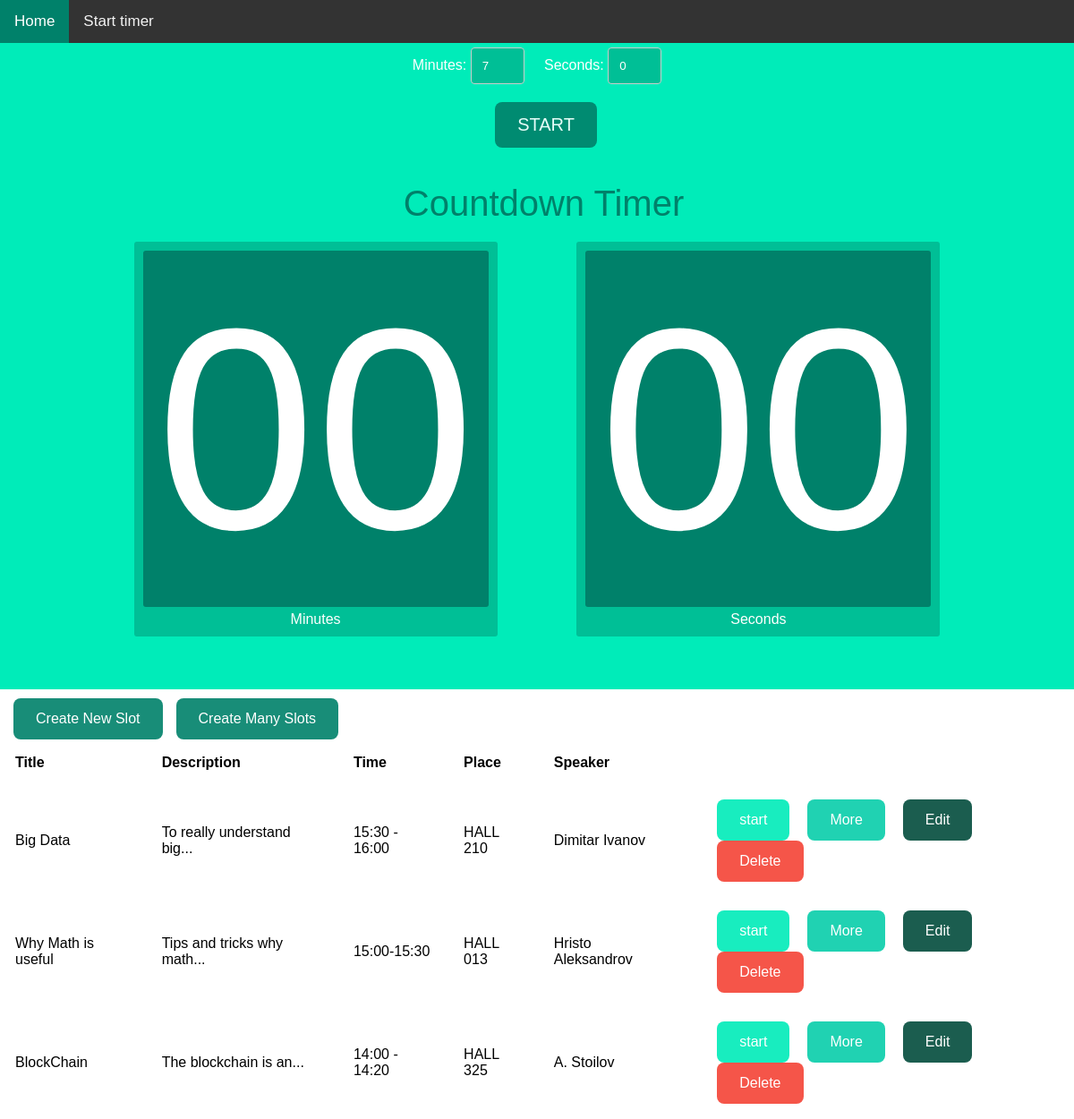
The page / on the database its author committed.
### tables this page shows
CREATE TABLE `slots` (
  `id` int(11) NOT NULL,
  `title` varchar(128) NOT NULL,
  `description` text NOT NULL,
  `time` varchar(128) NOT NULL,
  `place` varchar(128) NOT NULL,
  `speaker` varchar(128) NOT NULL,
  `created` datetime NOT NULL,
  `modified` timestamp NOT NULL DEFAULT CURRENT_TIMESTAMP ON UPDATE CURRENT_TIMESTAMP
);

### index.php (the view, shortened to what this page needs)
<!DOCTYPE HTML>
<html>
<head>
     <link rel="stylesheet" href="style.css" />
</head>
<body>
    <div class="container">
    <div class="topnav">
                <a class="active" href="index.php">Home</a>
                <a href="timer.php">Start timer</a>
    </div>
<?php
include 'config/database.php';
include 'timer.php';
$query = "SELECT id, title, description, time, place, speaker FROM slots ORDER BY id DESC";
$stmt = $con->prepare($query);
$stmt->execute();
$num = $stmt->rowCount();
echo "<a href='create.php' class='btn btn-create'>Create New Slot</a>";
echo "<a href='create_many.php' class='btn btn-create'>Create Many Slots</a>";
if($num>0){
    echo "<table >";
    echo "<tr >";
        echo "<th>Title</th>";
        echo "<th>Description</th>";
        echo "<th>Time</th>";
        echo "<th>Place</th>";
        echo "<th>Speaker</th>";
    echo "</tr>";
while ($row = $stmt->fetch(PDO::FETCH_ASSOC)){
    extract($row);
    $text = $description;
    $maxPos = 50;
    if (strlen($text) > $maxPos)
    {
        $lastPos = ($maxPos - 25) - strlen($text);
        $text = substr($text, 0, strrpos($text, ' ', $lastPos)) . '...';
    }
    echo "<tr >";
        echo "<td>{$title}</td>";
        echo "<td>{$text}</td>";
        echo "<td>{$time}</td>";
        echo "<td>{$place}</td>";
        echo "<td>{$speaker}</td>";
    echo "<td>";
            echo"<input type='button' id='btnct' value='start' class='btn btn-start' onclick='countdownTimer()'/>";
            echo "<a href='read_one.php?id={$id}' class='btn btn-read'>More</a>";
            echo "<a href='update.php?id={$id}' class='btn btn-edit'>Edit</a>";
            echo "<a href='#' onclick='delete_record({$id});'  class=' btn btn-delete'>Delete</a>";
        echo "</td>";
    echo "</tr>";
}
echo "</table>";
}
else{
    echo "<div class='alert-danger'>No records found.</div>";
}
?>
    </div>
</body>
</html>

### timer.php (shortened to what this page needs)
<!DOCTYPE html>
<html lang="en">
<head>
    <link rel="stylesheet" type="text/css" href="style.css">
</head>
<body >
<div class="body-timer">
<div id="clockdiv">
<form class="smalltext" >
Minutes: <input class="timer-input" type="text" id="mns" name="mns" value="7" size="3" maxlength="3" /> &nbsp; &nbsp; Seconds: <input type="text" class="timer-input" id="scs" name="scs" value="0" size="2" maxlength="2" /><br/>
<input type="button" id="btnct" value="START" class="btn btn-start-timer" onclick="countdownTimer()"/>
</form>
<h1>Countdown Timer</h1>
<div>
<span id="showmns">00</span>
    <div class="smalltext">Minutes</div>
  </div>
  <div>
  <span id="showscs">00</span>
    <div class="smalltext">Seconds</div>
  </div>
</div>
</div>
</body>
</html>

### style.css (style rules this page uses)
body { font-family: sans-serif; font-weight: 100; margin: 0px; }
.topnav { background-color: #333; overflow: hidden; }
.topnav a { float: left; color: #f2f2f2; text-align: center; padding: 14px 16px; text-decoration: none; font-size: 17px; }
.topnav a.active { background-color:#00816A; color: white; }
.body-timer { text-align: center; background: #00ECB9; }
h1, h3 { margin-left: 15px !important; color: #00816A; font-weight: 100; font-size: 40px; margin: 40px 0px 20px; }
#clockdiv { font-family: sans-serif; color: #fff; display: inline-block; font-weight: 100; text-align: center; font-size: 320px; }
#clockdiv > div { padding: 10px; border-radius: 3px; background: #00BF96; display: inline-block; }
#clockdiv div > span { padding: 15px; border-radius: 3px; background: #00816A; display: inline-block; }
.smalltext { padding-top: 5px; font-size: 16px; }
th, td { padding: 15px; text-align: left; }
.btn { border: none; display: inline-block; background-color:#00816A; color: #FFFFFF; padding: 14px 25px; text-align: center; text-decoration: none; font-size: 16px; margin-left: 20px; opacity: 0.9; border-radius: 8px; }
.btn-create { background-color:#00816A; margin-top: 10px; margin-left: 15px; }
.btn-read { background-color: #08CEAA; }
.btn-edit { background-color: #034C3C; }
.btn-delete { background-color: #f44336; }
.btn-start { background-color: #00ECB9; }
.btn-start-timer { background-color:#00816A; margin-top: 20px; font-size: 20px; }
.timer-input { border: 5px solid #00BF96; background-color: #00BF96; color: white; width: 60px !important; }
* { box-sizing: border-box; }
input[type=text], select, textarea { width: 100%; padding: 12px; border: 1px solid #ccc; border-radius: 4px; resize: vertical; }

### rows shown on the page
slots: title "Big Data", description "To really understand big...", time "15:30 - 16:00", place "HALL 210", speaker "Dimitar Ivanov"
slots: title "Why Math is useful", description "Tips and tricks why math...", time "15:00-15:30", place "HALL 013", speaker "Hristo Aleksandrov"
slots: title "BlockChain", description "The blockchain is an...", time "14:00 - 14:20", place "HALL 325", speaker "A. Stoilov"
